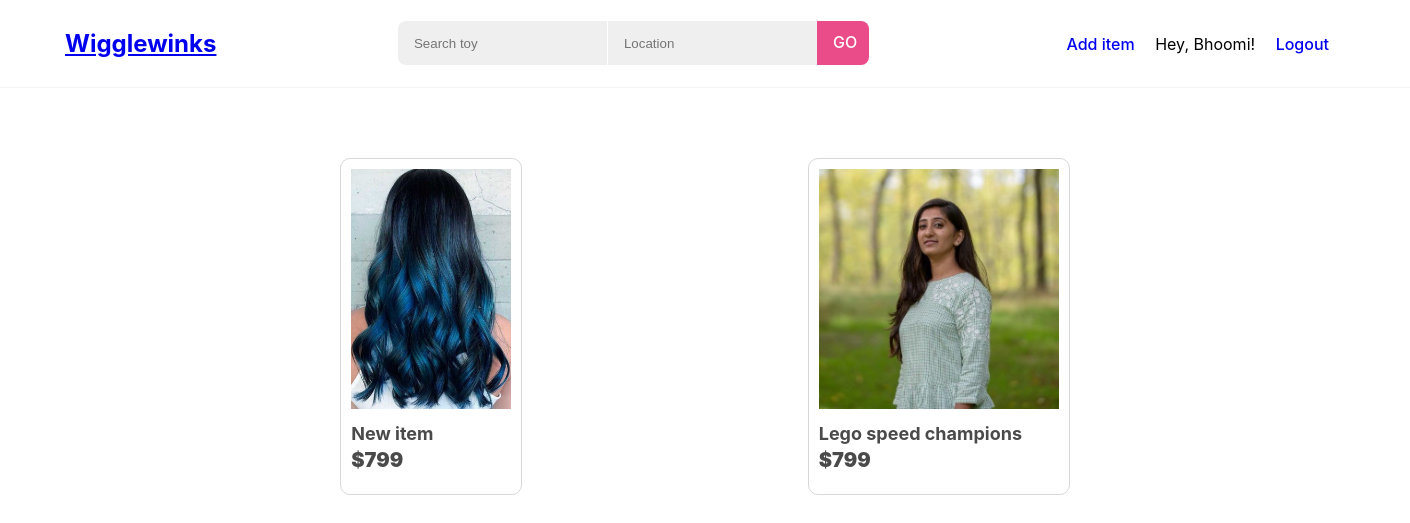
Page / (signed in) on the earlier database version.
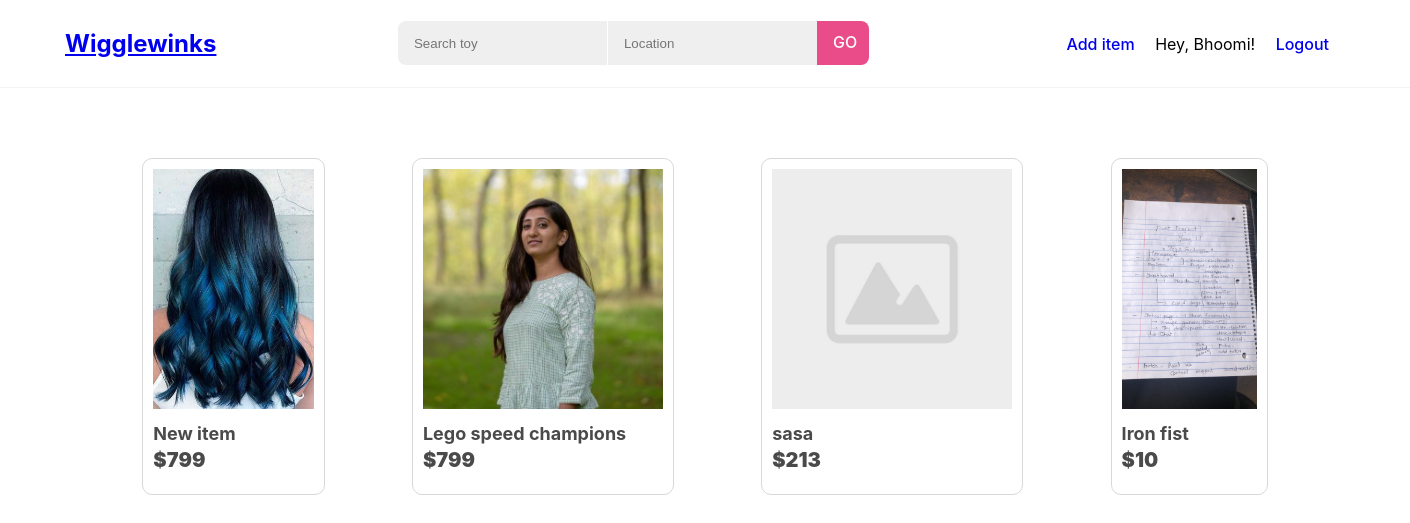
Same page on the later database version.
### wiggleWinksApp/models.py (models this page shows)
class User(models.Model):
  first_name = models.CharField(max_length=255)
  last_name = models.CharField(max_length=255)
  email = models.CharField(max_length=255)
  password = models.CharField(max_length=255)
  confirm_PW = models.CharField(max_length=255)
  created_at = models.DateTimeField(auto_now_add = True)
  updated_at = models.DateTimeField(auto_now = True)
  objects = UserManager()

class Item(models.Model):
  title = models.CharField(max_length=255)
  description = models.TextField()
  image = models.ImageField(default='default.jpg', upload_to='item_pics')
  category = models.CharField(max_length=255)
  condition = models.CharField(max_length=255)
  price = models.CharField(max_length=255)
  creator = models.ForeignKey(User, related_name = 'item_added', on_delete = models.CASCADE)
  favoritor = models.ManyToManyField(User, related_name = 'item_favorited')
  created_at = models.DateTimeField(auto_now_add = True)
  updated_at = models.DateTimeField(auto_now = True)
  objects = ItemManager()

### wiggleWinksApp/views.py (the view)
# urls.py: path('', views.index),
def index(request):
    if 'loggedInId' in request.session:
        context = {
            'loggedInUser': User.objects.get(id = request.session['loggedInId']),
            'items': Item.objects.all()
        }
        return render(request, "index.html", context)
    else:
        return render(request, "index.html")

### wiggleWinksApp/templates/index.html (shortened to what this page needs)
<!DOCTYPE html>
<html lang="en">
<head>
  {% load static %}
  <link rel="stylesheet" href="{% static 'css/style.css' %}">
</head>
<body>
  {% include "header.html" %}
  <div class="contentCard">
    {% for item in items %}
      <div class="contentCard_item">
        <a class="contentCard_item_a" href="/view/{{item.id}}">
          <img class="contentCard_item_img" src={{item.image.url}}/>
          <div class="contentCard_detail_wrap">
            <div class="contentCard_detail_title">{{item.title}}</div>
            <div class="contentCard_detail_price">${{item.price}}</div>
          </div>
        </a>
      </div>
    {% endfor %}
  </div>
</body>
</html>

### wiggleWinksApp/templates/header.html
<header>
  <div class="header_item">
    {% load static %}
    <a href="/">
      <h2>Wigglewinks</h2>
    </a>
    <div class="sl">
      <input class="search" placeholder="Search toy">
      <input class="location" placeholder="Location">
      <a href="" class="searchButton">GO</a>
    </div>
    <div>
      <a class="headerButton" href="/item/new">Add item</a>
      {% if loggedInUser %}
        <span>Hey, {{ loggedInUser.first_name}}!</span>
        <a class="headerButton" href="/logout">Logout</a>
      {% else %}
        <a class="headerButton" href="/account/login">Sign in</a>
        <a class="headerButton" href="/account/register">Create account</a>
      {% endif %}
    </div>
  </div>
</header>

### wiggleWinksApp/static/css/style.css (style rules this page uses)
body, html { margin: 0; padding: 0; }
body { font-family: -apple-system, BlinkMacSystemFont, 'Segoe UI', Roboto, Oxygen, Ubuntu, Cantarell, 'Open Sans', 'Helvetica Neue', sans-serif; font-size: 16px; line-height: 18px; }
header { -webkit-box-shadow: inset 0px -1px 0px #f3f4f4; box-shadow: inset 0px -1px 0px #f3f4f4; }
.header_item { display: flex; padding: 15px 50px; background-color: #fff; -webkit-box-shadow: inset 0px -1px 0px #f3f4f4; box-shadow: inset 0px -1px 0px #f3f4f4; max-width: 1280px; justify-content: space-between; margin: 0 auto; }
.sl { max-width: 600px; margin: 0 auto; padding: 6px 0; display: flex; height: 44px; }
.search { -webkit-flex: 60; -ms-flex: 60; flex: 60; padding: 8px 16px; border-radius: 8px 0 0 8px; border: none; margin-right: 1px; background-color: #EFEFEF; }
.location { -webkit-flex: 40; -ms-flex: 40; flex: 40; padding: 8px 16px; border: none; background-color: #EFEFEF; }
.searchButton { width:20px; height: 20px; padding: 12px 16px; text-decoration: none; font-weight: 500; color: #fff; background-color:#ea4c89; border-radius: 0 8px 8px 0; }
.headerButton { text-decoration: none; padding: 20px 16px; display: inline-block; font-weight: 500; }
.contentCard { display: flex; justify-content: space-evenly; flex-wrap: wrap; width: 1280px; margin: 0 auto; padding: 60px; }
.contentCard_item { max-width: 275px; padding: 10px; border: 1px solid #d8d8d8; margin: 10px; border-radius: 10px; }
.contentCard_item_a { text-decoration: none; }
.contentCard_item_img { width: 100%; height: 240px; }
.contentCard_detail_wrap { padding: 10px 0; }
.contentCard_detail_title { font-size: 18px; line-height: 24px; color: #4a4a4a; font-weight: 700; }
.contentCard_detail_price { font-size: 20px; line-height: 28px; color: #4a4a4a; font-weight: 900; }

Differences in the rows shown:
added Item: image (picture), title "sasa", price "213"
added Item: image (picture), title "Iron fist", price "10"
